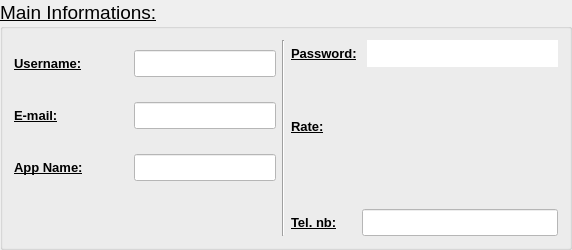
                     <widget class="QGroupBox" name="add_mainInfo_groupBox">
                      <property name="minimumSize">
                       <size>
                        <width>0</width>
                        <height>250</height>
                       </size>
                      </property>
                      <property name="font">
                       <font>
                        <pointsize>14</pointsize>
                        <underline>true</underline>
                       </font>
                      </property>
                      <property name="title">
                       <string>Main Informations:</string>
                      </property>
                      <layout class="QHBoxLayout" name="horizontalLayout_14">
                       <item>
                        <layout class="QVBoxLayout" name="verticalLayout_12">
                         <property name="spacing">
                          <number>15</number>
                         </property>
                         <item>
                          <layout class="QHBoxLayout" name="horizontalLayout_6">
                           <item>
                            <widget class="QLabel" name="add_username_text">
                             <property name="sizePolicy">
                              <sizepolicy hsizetype="Fixed" vsizetype="Fixed">
                               <horstretch>0</horstretch>
                               <verstretch>0</verstretch>
                              </sizepolicy>
                             </property>
                             <property name="minimumSize">
                              <size>
                               <width>105</width>
                               <height>0</height>
                              </size>
                             </property>
                             <property name="font">
                              <font>
                               <pointsize>10</pointsize>
                               <weight>75</weight>
                               <bold>true</bold>
                               <underline>true</underline>
                              </font>
                             </property>
                             <property name="text">
                              <string>Username:</string>
                             </property>
                            </widget>
                           </item>
                           <item>
                            <widget class="QLineEdit" name="add_username_lineEdit">
                             <property name="font">
                              <font>
                               <pointsize>12</pointsize>
                              </font>
                             </property>
                             <property name="styleSheet">
                              <string notr="true">background-color: rgb(255,255,255);
color: rgb(0,0,0);</string>
                             </property>
                             <property name="text">
                              <string/>
                             </property>
                             <property name="maxLength">
                              <number>30</number>
                             </property>
                            </widget>
                           </item>
                          </layout>
                         </item>
                         <item>
                          <layout class="QHBoxLayout" name="horizontalLayout_7">
                           <item>
                            <widget class="QLabel" name="add_email_text">
                             <property name="sizePolicy">
                              <sizepolicy hsizetype="Fixed" vsizetype="Fixed">
                               <horstretch>0</horstretch>
                               <verstretch>0</verstretch>
                              </sizepolicy>
                             </property>
                             <property name="minimumSize">
                              <size>
                               <width>105</width>
                               <height>0</height>
                              </size>
                             </property>
                             <property name="font">
                              <font>
                               <pointsize>10</pointsize>
                               <weight>75</weight>
                               <bold>true</bold>
                               <underline>true</underline>
                              </font>
                             </property>
                             <property name="text">
                              <string>E-mail:</string>
                             </property>
                            </widget>
                           </item>
                           <item>
                            <widget class="QLineEdit" name="add_email_lineEdit">
                             <property name="font">
                              <font>
                               <pointsize>12</pointsize>
                              </font>
                             </property>
                             <property name="styleSheet">
                              <string notr="true">background-color: rgb(255,255,255);
color: rgb(0,0,0);</string>
                             </property>
                             <property name="text">
                              <string/>
                             </property>
                             <property name="maxLength">
                              <number>30</number>
                             </property>
                            </widget>
                           </item>
                          </layout>
                         </item>
                         <item>
                          <layout class="QHBoxLayout" name="horizontalLayout_8">
                           <item>
                            <widget class="QLabel" name="add_appName_text">
                             <property name="sizePolicy">
                              <sizepolicy hsizetype="Fixed" vsizetype="Fixed">
                               <horstretch>0</horstretch>
                               <verstretch>0</verstretch>
                              </sizepolicy>
                             </property>
                             <property name="minimumSize">
                              <size>
                               <width>105</width>
                               <height>0</height>
                              </size>
                             </property>
                             <property name="font">
                              <font>
                               <pointsize>10</pointsize>
                               <weight>75</weight>
                               <bold>true</bold>
                               <underline>true</underline>
                              </font>
                             </property>
                             <property name="text">
                              <string>App Name:</string>
                             </property>
                            </widget>
                           </item>
                           <item>
                            <widget class="QLineEdit" name="add_appName_lineEdit">
                             <property name="font">
                              <font>
                               <pointsize>12</pointsize>
                              </font>
                             </property>
                             <property name="styleSheet">
                              <string notr="true">background-color: rgb(255,255,255);
color: rgb(0,0,0);</string>
                             </property>
                             <property name="text">
                              <string/>
                             </property>
                             <property name="maxLength">
                              <number>30</number>
                             </property>
                            </widget>
                           </item>
                          </layout>
                         </item>
                         <item>
                          <widget class="QLabel" name="add_mainInfo_feedback">
                           <property name="sizePolicy">
                            <sizepolicy hsizetype="Preferred" vsizetype="Fixed">
                             <horstretch>0</horstretch>
                             <verstretch>0</verstretch>
                            </sizepolicy>
                           </property>
                           <property name="font">
                            <font>
                             <pointsize>11</pointsize>
                            </font>
                           </property>
                           <property name="styleSheet">
                            <string notr="true">color: rgb(255, 0, 0);</string>
                           </property>
                           <property name="text">
                            <string/>
                           </property>
                          </widget>
                         </item>
                        </layout>
                       </item>
                       <item>
                        <widget class="Line" name="line">
                         <property name="styleSheet">
                          <string notr="true"/>
                         </property>
                         <property name="orientation">
                          <enum>Qt::Vertical</enum>
                         </property>
                        </widget>
                       </item>
                       <item>
                        <layout class="QVBoxLayout" name="verticalLayout_14">
                         <property name="spacing">
                          <number>25</number>
                         </property>
                         <item>
                          <layout class="QVBoxLayout" name="verticalLayout_13">
                           <property name="spacing">
                            <number>3</number>
                           </property>
                           <item>
                            <layout class="QHBoxLayout" name="horizontalLayout_12">
                             <property name="spacing">
                              <number>10</number>
                             </property>
                             <item>
                              <widget class="QLabel" name="add_password_text">
                               <property name="font">
                                <font>
                                 <pointsize>10</pointsize>
                                 <weight>75</weight>
                                 <bold>true</bold>
                                 <underline>true</underline>
                                </font>
                               </property>
                               <property name="text">
                                <string>Password:</string>
                               </property>
                              </widget>
                             </item>
                             <item>
                              <layout class="QHBoxLayout" name="horizontalLayout_11">
                               <property name="spacing">
                                <number>0</number>
                               </property>
                               <item>
                                <widget class="QLineEdit" name="add_password_lineEdit">
                                 <property name="sizePolicy">
                                  <sizepolicy hsizetype="Expanding" vsizetype="Fixed">
                                   <horstretch>0</horstretch>
                                   <verstretch>0</verstretch>
                                  </sizepolicy>
                                 </property>
                                 <property name="minimumSize">
                                  <size>
                                   <width>0</width>
                                   <height>27</height>
                                  </size>
                                 </property>
                                 <property name="font">
                                  <font>
                                   <pointsize>12</pointsize>
                                  </font>
                                 </property>
                                 <property name="styleSheet">
                                  <string notr="true">background-color: rgb(255,255,255);
color: rgb(0,0,0);
border: 0;</string>
                                 </property>
                                 <property name="text">
                                  <string/>
                                 </property>
                                 <property name="maxLength">
                                  <number>45</number>
                                 </property>
                                 <property name="echoMode">
                                  <enum>QLineEdit::Normal</enum>
                                 </property>
                                </widget>
                               </item>
                               <item>
                                <widget class="QPushButton" name="add_password_hide_show_pushButton">
                                 <property name="sizePolicy">
                                  <sizepolicy hsizetype="Fixed" vsizetype="Fixed">
                                   <horstretch>0</horstretch>
                                   <verstretch>0</verstretch>
                                  </sizepolicy>
                                 </property>
                                 <property name="minimumSize">
                                  <size>
                                   <width>0</width>
                                   <height>27</height>
                                  </size>
                                 </property>
                                 <property name="maximumSize">
                                  <size>
                                   <width>16777215</width>
                                   <height>27</height>
                                  </size>
                                 </property>
                                 <property name="styleSheet">
                                  <string notr="true">QPushButton{
	background-color: rgb(255, 255, 255);
	border: 0;
}
QPushButton:pressed{
	background-color: rgb(168, 168, 168);
}</string>
                                 </property>
                                 <property name="text">
                                  <string/>
                                 </property>
                                 <property name="icon">
                                  <iconset>
                                   <normaloff>../icons/openEye-icon.svg</normaloff>../icons/openEye-icon.svg</iconset>
                                 </property>
                                 <property name="iconSize">
                                  <size>
                                   <width>35</width>
                                   <height>35</height>
                                  </size>
                                 </property>
                                </widget>
                               </item>
                              </layout>
                             </item>
                            </layout>
                           </item>
                           <item>
                            <layout class="QHBoxLayout" name="horizontalLayout_10">
                             <item>
                              <widget class="QLabel" name="add_passwordRate_text">
                               <property name="sizePolicy">
                                <sizepolicy hsizetype="Fixed" vsizetype="Fixed">
                                 <horstretch>0</horstretch>
                                 <verstretch>0</verstretch>
                                </sizepolicy>
                               </property>
                               <property name="font">
                                <font>
                                 <pointsize>10</pointsize>
                                 <weight>75</weight>
                                 <bold>true</bold>
                                 <underline>true</underline>
                                </font>
                               </property>
                               <property name="text">
                                <string>Rate:</string>
                               </property>
                              </widget>
                             </item>
                             <item>
                              <widget class="QLabel" name="add_passwordRate_label">
                               <property name="sizePolicy">
                                <sizepolicy hsizetype="Minimum" vsizetype="Minimum">
                                 <horstretch>0</horstretch>
                                 <verstretch>0</verstretch>
                                </sizepolicy>
                               </property>
                               <property name="minimumSize">
                                <size>
                                 <width>161</width>
                                 <height>0</height>
                                </size>
                               </property>
                               <property name="font">
                                <font>
                                 <pointsize>10</pointsize>
                                 <weight>75</weight>
                                 <bold>true</bold>
                                 <underline>false</underline>
                                </font>
                               </property>
                               <property name="styleSheet">
                                <string notr="true">color: rgb(255, 255, 255);</string>
                               </property>
                               <property name="text">
                                <string/>
                               </property>
                              </widget>
                             </item>
                            </layout>
                           </item>
                          </layout>
                         </item>
                         <item>
                          <layout class="QHBoxLayout" name="horizontalLayout_13">
                           <item>
                            <widget class="QLabel" name="add_telNb_text">
                             <property name="font">
                              <font>
                               <pointsize>10</pointsize>
                               <weight>75</weight>
                               <bold>true</bold>
                               <underline>true</underline>
                              </font>
                             </property>
                             <property name="text">
                              <string>Tel. nb:</string>
                             </property>
                            </widget>
                           </item>
                           <item>
                            <widget class="QLineEdit" name="add_telNb_lineEdit">
                             <property name="font">
                              <font>
                               <pointsize>12</pointsize>
                              </font>
                             </property>
                             <property name="styleSheet">
                              <string notr="true">background-color: rgb(255,255,255);
color: rgb(0,0,0);</string>
                             </property>
                             <property name="text">
                              <string/>
                             </property>
                             <property name="maxLength">
                              <number>30</number>
                             </property>
                            </widget>
                           </item>
                          </layout>
                         </item>
                        </layout>
                       </item>
                      </layout>
                     </widget>
